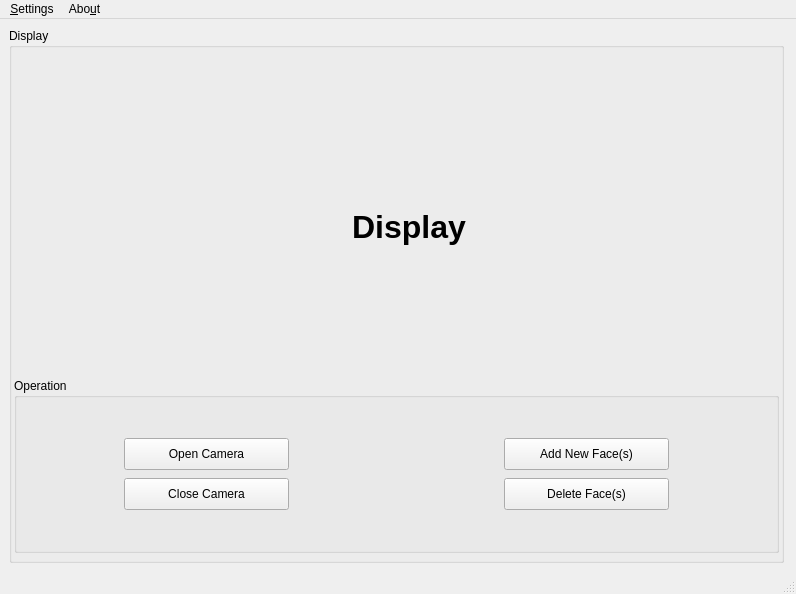
<?xml version="1.0" encoding="UTF-8"?>
<ui version="4.0">
 <class>MainWindow</class>
 <widget class="QMainWindow" name="MainWindow">
  <property name="geometry">
   <rect>
    <x>0</x>
    <y>0</y>
    <width>796</width>
    <height>594</height>
   </rect>
  </property>
  <property name="windowTitle">
   <string>Face Recognition</string>
  </property>
  <widget class="QWidget" name="centralwidget">
   <widget class="QGroupBox" name="groupBox">
    <property name="geometry">
     <rect>
      <x>9</x>
      <y>9</y>
      <width>775</width>
      <height>535</height>
     </rect>
    </property>
    <property name="title">
     <string>Display</string>
    </property>
    <widget class="QWidget" name="widget_ShowImg" native="true">
     <property name="geometry">
      <rect>
       <x>70</x>
       <y>60</y>
       <width>660</width>
       <height>280</height>
      </rect>
     </property>
     <property name="minimumSize">
      <size>
       <width>660</width>
       <height>280</height>
      </size>
     </property>
     <property name="maximumSize">
      <size>
       <width>660</width>
       <height>280</height>
      </size>
     </property>
     <layout class="QGridLayout" name="gridLayout_2">
      <item row="0" column="0">
       <widget class="QLabel" name="label_CameraShow">
        <property name="enabled">
         <bool>true</bool>
        </property>
        <property name="minimumSize">
         <size>
          <width>352</width>
          <height>240</height>
         </size>
        </property>
        <property name="maximumSize">
         <size>
          <width>1580</width>
          <height>720</height>
         </size>
        </property>
        <property name="text">
         <string>&lt;html&gt;&lt;head/&gt;&lt;body&gt;&lt;p align=&quot;center&quot;&gt;&lt;span style=&quot; font-size:24pt; font-weight:600;&quot;&gt;Display&lt;/span&gt;&lt;/p&gt;&lt;/body&gt;&lt;/html&gt;</string>
        </property>
       </widget>
      </item>
     </layout>
    </widget>
    <widget class="QGroupBox" name="groupBox_Operation">
     <property name="geometry">
      <rect>
       <x>5</x>
       <y>350</y>
       <width>765</width>
       <height>175</height>
      </rect>
     </property>
     <property name="title">
      <string>Operation</string>
     </property>
     <widget class="QPushButton" name="pushButton_OpenCamera">
      <property name="geometry">
       <rect>
        <x>110</x>
        <y>60</y>
        <width>165</width>
        <height>32</height>
       </rect>
      </property>
      <property name="text">
       <string>Open Camera</string>
      </property>
     </widget>
     <widget class="QPushButton" name="pushButton_CloseCamera">
      <property name="geometry">
       <rect>
        <x>110</x>
        <y>100</y>
        <width>165</width>
        <height>32</height>
       </rect>
      </property>
      <property name="text">
       <string>Close Camera</string>
      </property>
     </widget>
     <widget class="QPushButton" name="pushButton_AddNewFaces">
      <property name="geometry">
       <rect>
        <x>490</x>
        <y>60</y>
        <width>165</width>
        <height>32</height>
       </rect>
      </property>
      <property name="text">
       <string>Add New Face(s)</string>
      </property>
     </widget>
     <widget class="QPushButton" name="pushButton_DeleteFaces">
      <property name="geometry">
       <rect>
        <x>490</x>
        <y>100</y>
        <width>165</width>
        <height>32</height>
       </rect>
      </property>
      <property name="text">
       <string>Delete Face(s)</string>
      </property>
     </widget>
    </widget>
   </widget>
  </widget>
  <widget class="QMenuBar" name="menubar">
   <property name="geometry">
    <rect>
     <x>0</x>
     <y>0</y>
     <width>796</width>
     <height>28</height>
    </rect>
   </property>
   <widget class="QMenu" name="menuSettings">
    <property name="title">
     <string>&amp;Settings</string>
    </property>
    <addaction name="actionPreferencs"/>
   </widget>
   <widget class="QMenu" name="menuAbout">
    <property name="title">
     <string>Abo&amp;ut</string>
    </property>
    <addaction name="actionAbout_Face_Recognition"/>
    <addaction name="actionAbout_Qt"/>
   </widget>
   <addaction name="menuSettings"/>
   <addaction name="menuAbout"/>
  </widget>
  <widget class="QStatusBar" name="statusbar"/>
  <action name="actionPreferencs">
   <property name="text">
    <string>&amp;Preferencs</string>
   </property>
  </action>
  <action name="actionAbout_Face_Recognition">
   <property name="text">
    <string>&amp;About Face Recognition</string>
   </property>
  </action>
  <action name="actionAbout_Qt">
   <property name="text">
    <string>About &amp;Qt</string>
   </property>
  </action>
 </widget>
 <resources/>
 <connections/>
</ui>
